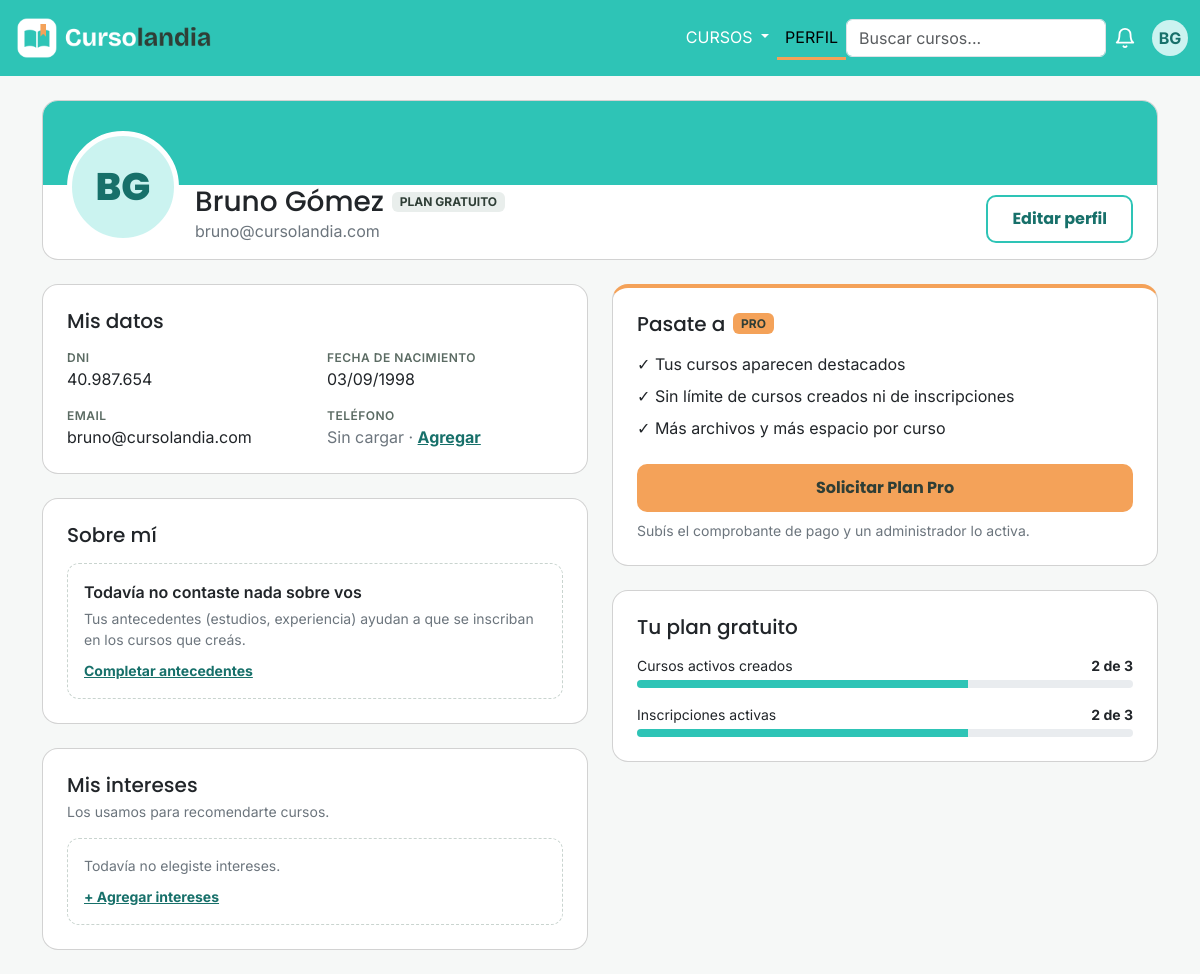
The page /vistas/perfil.php (signed in) on the database as committed earlier.
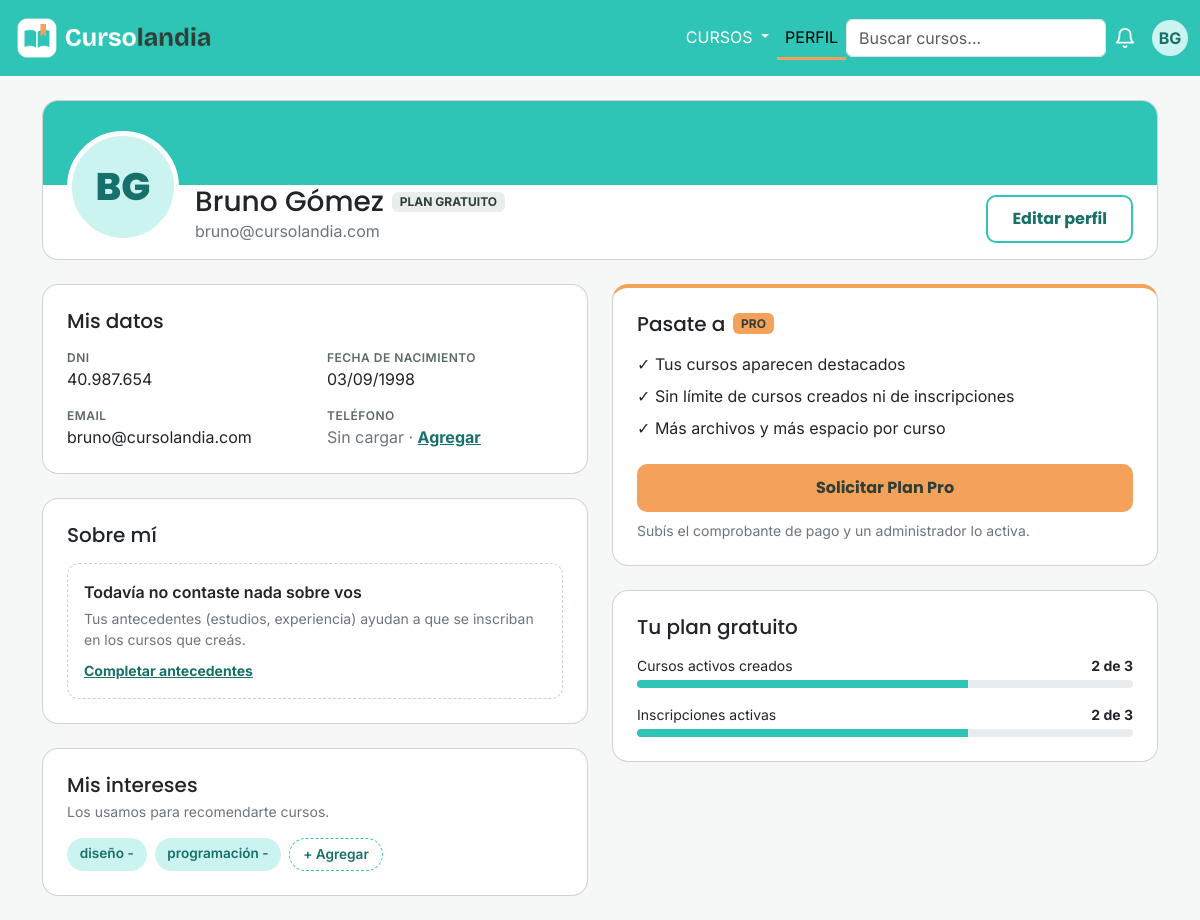
The same page on the database as committed later.
### tables this page shows
CREATE TABLE etiqueta (
    id_etiqueta  INT UNSIGNED NOT NULL AUTO_INCREMENT,
    nombre       VARCHAR(30)  NOT NULL,
    PRIMARY KEY (id_etiqueta),
    CONSTRAINT uq_etiqueta_nombre UNIQUE (nombre)
);

### controles/ControlUsuario.php (called while the page is built, shortened)
<?php
require_once __DIR__.'/../clases/Usuario.php';
require_once __DIR__.'/../traits/AccesoBD.php';
class ControlUsuario{
    public function buscarPorId(int $id): ?Usuario{
        $sql = "SELECT id_usuario, nombre, apellido, email, contrasenia, fecha_nacimiento,
                       telefono, antecedentes, imagen_principal, tipo_plan, fecha_venc_pro
                FROM usuario
                WHERE id_usuario = ?";
        $resultado = $this->consultar($sql,'i',[$id]);
        return $this->armarUsuario(mysqli_fetch_assoc($resultado));
    }
    private function armarUsuario(?array $fila): ?Usuario{
        return new Usuario(
            $fila['id_usuario'],
            $fila['nombre'],
            $fila['apellido'],
            $fila['email'],
            $fila['contrasenia'],
            $fila['fecha_nacimiento'],
            $fila['telefono'],
            $fila['antecedentes'],
            $fila['imagen_principal'],
            $fila['tipo_plan'],
            $fila['fecha_venc_pro']
        );
    }
}

### traits/AccesoBD.php (called while the page is built)
<?php
trait AccesoBD{
    private $conexion;
    public function __construct($conexion){
        $this->conexion = $conexion;
    }
    private function consultar(string $sql, string $tipos='', array $param=[]){
        $sentencia = mysqli_prepare($this->conexion,$sql);
        if($tipos!==''){
            mysqli_stmt_bind_param($sentencia,$tipos,...$param);
        }
        mysqli_stmt_execute($sentencia);
        return mysqli_stmt_get_result($sentencia);
    }
}

### clases/Usuario.php (called while the page is built, shortened)
<?php
require_once __DIR__ . '/Etiqueta.php';
class Usuario{
        private string $nombre;
        private string $apellido;
        private array $intereses = [];
        public function __construct(int $id_usuario, string $nombre, string $apellido, string $email, string $contrasenia,
                            string $fecha_nacimiento, ?string $telefono, ?string $antecedentes,
                            string $imagen_principal, string $tipo_plan, ?string $fecha_venc_pro){
            $this->nombre = $nombre;
            $this->apellido = $apellido;
            $this->tipo_plan = $tipo_plan;
        }
        public function getNombre(){
            return $this->nombre;
        }
        public function getApellido(){
            return $this->apellido;
        }
        public function getIntereses(): array{
            return $this->intereses;
        }
        public function esPro(){
            return false;
        }
        public function agregarInteres(Etiqueta $e): void{
            $this->intereses[] = $e;
        }
    }

### clases/Etiqueta.php (called while the page is built, shortened)
<?php
    class Etiqueta{
        private $nombre;
        public function __construct($id_etiqueta,$nombre){
            $this->nombre = $nombre;
        }
        public function getNombre(){
            return $this->nombre;
        }
    }

### controles/ControlEtiqueta.php (called while the page is built, shortened)
<?php
require_once __DIR__.'/../clases/Etiqueta.php';
require_once __DIR__.'/../clases/Usuario.php';
require_once __DIR__.'/../clases/Curso.php';
require_once __DIR__.'/../traits/AccesoBD.php';
class ControlEtiqueta{
    public function obtenerInteresesDeUsuario(int $idUsuario): array{
        $sql = self::SELECT_ETIQUETA . "
                JOIN usuario_interes ui
                ON ui.id_etiqueta = e.id_etiqueta
                WHERE ui.id_usuario = ?
                ORDER BY e.nombre";
        $resultado = $this->consultar($sql,'i',[$idUsuario]);
        return $this->armarEtiquetas($resultado);
    }
    private function armarEtiquetas($resultado): array{
        $etiquetas = [];
        while($fila = mysqli_fetch_assoc($resultado)){
            $etiquetas[] = new Etiqueta(
                $fila['id_etiqueta'],
                $fila['nombre']
            );
        }
        return $etiquetas;
    }
}

### vistas/perfil.php (the view, shortened to what the changed rows need)
<?php
require_once __DIR__ . '/../controles/ControlUsuario.php';
require_once __DIR__ . '/../controles/ControlEtiqueta.php';
$controlUsuario = new ControlUsuario($conexion);
$usuario = $controlUsuario->buscarPorId($_SESSION['id_usuario']);
$controlEtiqueta = new ControlEtiqueta($conexion);
foreach($controlEtiqueta->obtenerInteresesDeUsuario($usuario->getId_usuario()) as $etiqueta){
    $usuario->agregarInteres($etiqueta);
}
$cursosCreados = $controlUsuario->contarCursosCreados($usuario->getId_usuario());
$inscripciones = $controlUsuario->contarInscripcionesActivas($usuario->getId_usuario());
?>
<!DOCTYPE html>
<html lang="es">
<head>
    <link href="https://cdn.jsdelivr.net/npm/bootstrap@5.3.8/dist/css/bootstrap.min.css" rel="stylesheet">
    <link href="../css/styles.css" rel="stylesheet">
</head>
<body class="fondo-suave">
    <main class="container perfil my-4">
        <section class="card perfil-encabezado mb-4">
            <div class="card-body d-flex flex-wrap align-items-end justify-content-between gap-3 px-4 pt-0">
                <div class="d-flex flex-wrap align-items-end gap-3">
                    <div>
                        <div class="d-flex flex-wrap align-items-center gap-2">
                            <h1 class="h3 mb-0"><?= htmlspecialchars($usuario->getNombre() . ' ' . $usuario->getApellido()) ?></h1>
                        </div>
                    </div>
                </div>
            </div>
        </section>
        <div class="row g-4">
            <div class="col-lg-6 d-flex flex-column gap-4">
                <section class="card">
                    <div class="card-body p-4">
                        <h2 class="h5 mb-3">Mis datos</h2>
                    </div>
                </section>
                <section class="card">
                    <div class="card-body p-4">
                        <h2 class="h5 mb-3">Sobre mí</h2>
                    </div>
                </section>
                <section class="card">
                    <div class="card-body p-4">
                        <h2 class="h5 mb-1">Mis intereses</h2>
                        <?php if (count($usuario->getIntereses()) === 0): ?>
                        <div class="perfil-vacio">
                            <p class="text-secondary small mb-2">Todavía no elegiste intereses.</p>
                            <a href="editar_perfil.php" class="link-registro small">+ Agregar intereses</a>
                        </div>
                        <?php else: ?>
                        <div class="d-flex flex-wrap gap-2">
                            <?php foreach ($usuario->getIntereses() as $interes): ?>
                                <span class="chip"><?= htmlspecialchars($interes->getNombre()) ." - " ?></span>
                            <?php endforeach; ?>
                            <a href="editar_perfil.php" class="chip chip-agregar">+ Agregar</a>
                        </div>
                        <?php endif; ?>
                    </div>
                </section>
            </div>
            <div class="col-lg-6 d-flex flex-column gap-4">
                <?php if ($usuario->esPro()): ?>
                    <section class="card card-pro">
                        <div class="card-body p-4">
                            <div class="d-flex align-items-center gap-2 mb-3">
                                <h2 class="h5 mb-0">Tu plan</h2>
                                <span class="badge">PRO</span>
                            </div>
                            <p class="dato-titulo mb-1">Vigente hasta</p>
                            <p class="perfil-vencimiento mb-0"><?= date('d/m/Y', strtotime($usuario->getFecha_venc_pro())) ?></p>
                        </div>
                    </section>
                    <section class="card">
                        <div class="card-body p-4">
                            <h2 class="h5 mb-3">Tu actividad</h2>
                            <div class="d-flex justify-content-between border-bottom pb-2 mb-2">
                                <span>Cursos activos creados</span><strong><?= $cursosCreados ?></strong>
                            </div>
                            <div class="d-flex justify-content-between">
                                <span>Inscripciones activas</span><strong><?= $inscripciones ?></strong>
                            </div>
                        </div>
                    </section>
                <?php else: ?>
                    <section class="card card-pro">
                        <div class="card-body p-4">
                            <div class="d-flex align-items-center gap-2 mb-3">
                                <h2 class="h5 mb-0">Pasate a</h2>
                            </div>
                        </div>
                    </section>
                    <section class="card">
                        <div class="card-body p-4">
                            <h2 class="h5 mb-3">Tu plan gratuito</h2>
                        </div>
                    </section>
                <?php endif; ?>
            </div>
        </div>
    </main>
</body>
</html>

Rows that differ between the two databases and show on the page:
added etiqueta: nombre "diseño"
added etiqueta: nombre "programación"
Other text that changed with them:
text no longer shown: "Todavía no elegiste intereses. + Agregar intereses"
text now shown: "+ Agregar"
